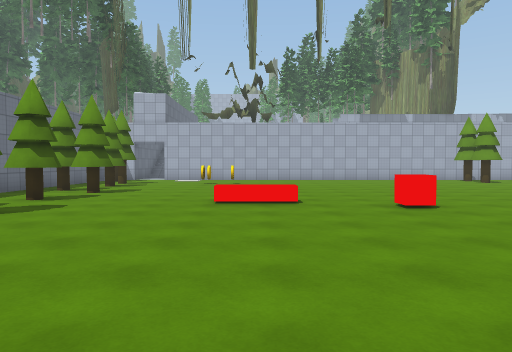
View 1 (above)

24 first-person views from a walk through a 3-D level made in the Unity game engine. The camera is 1.5 m above the floor, tilts 2° down and sees 70° across. The floor is counted in squares, 2 m on a side. Each view is taken from the middle of a square. On the plan, view 1 faces up. The plan holds only what a view shows up to about 11 squares ahead; the rest is blank. The place goes on beyond the plan. The player character is not drawn. Door leaves are left out, so doorways stand open. Some surface patterns are stand-ins.

View 2
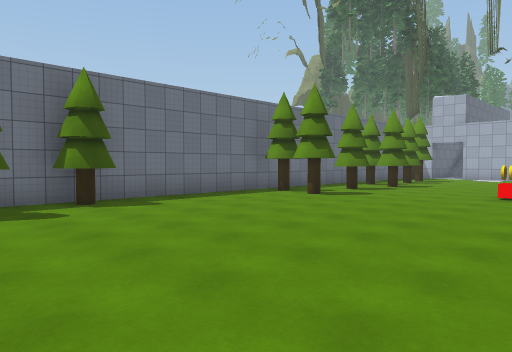

View 3
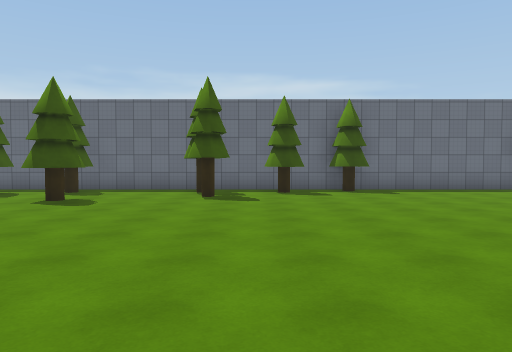

View 4
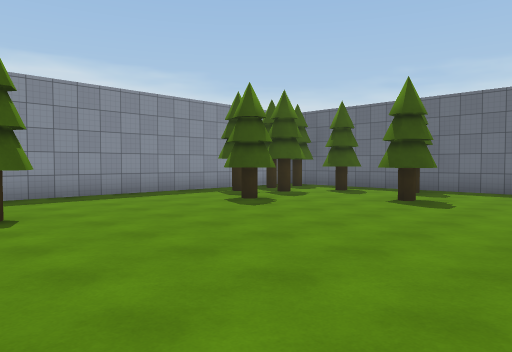

View 5
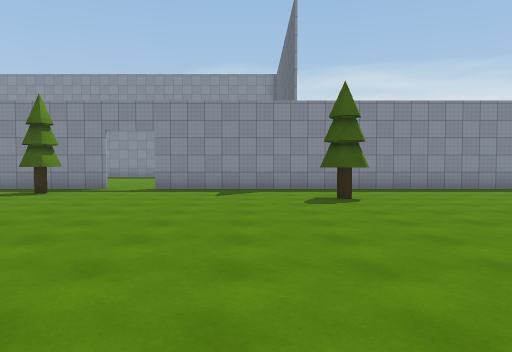

View 6
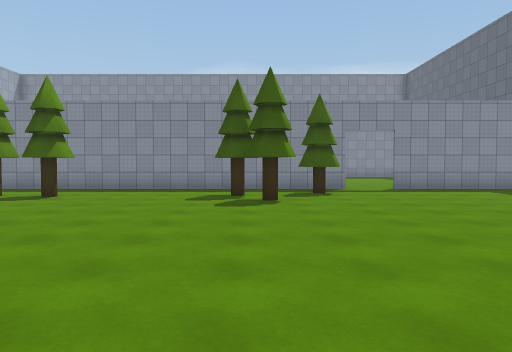

View 7
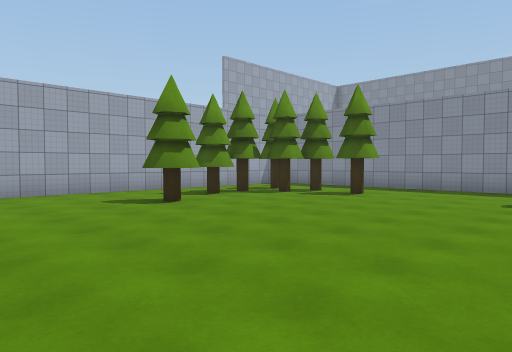

View 8
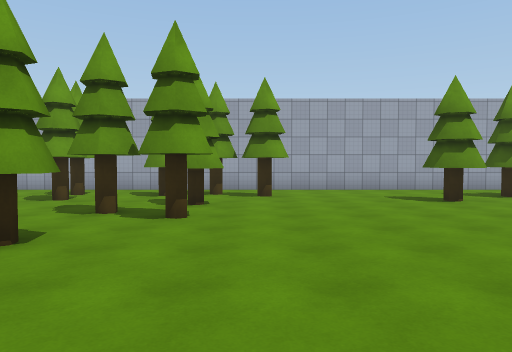

View 9
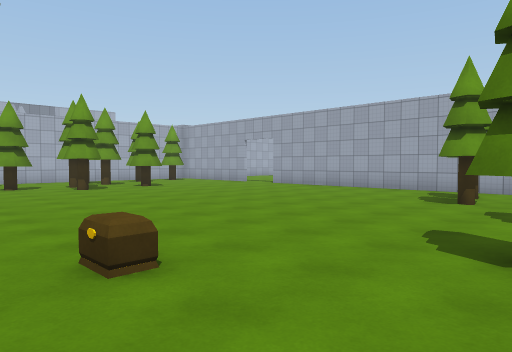

View 10
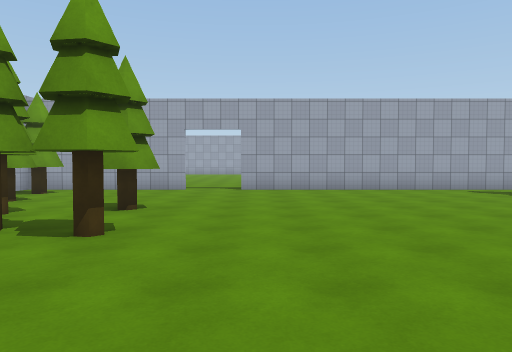

View 11
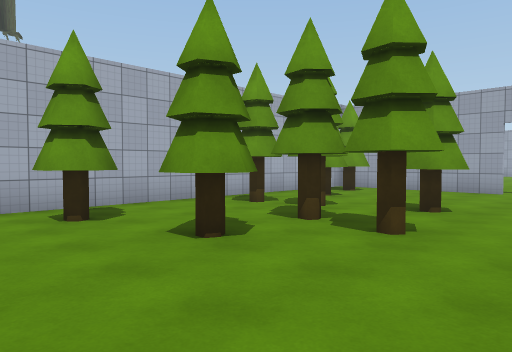

View 12
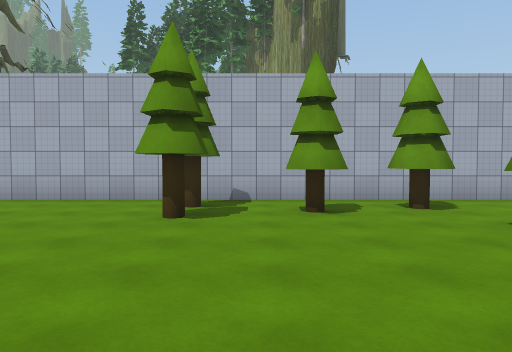

View 13
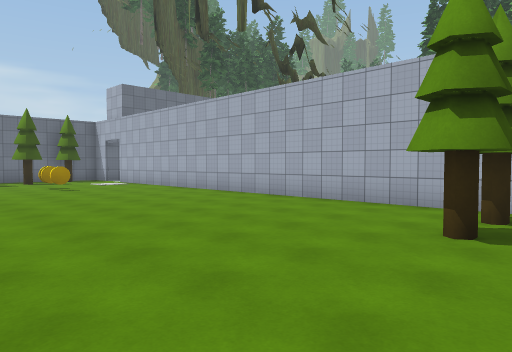

View 14
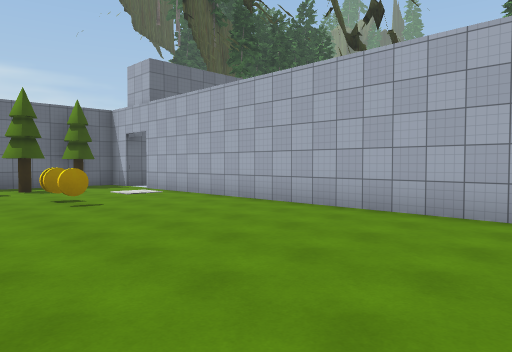

View 15
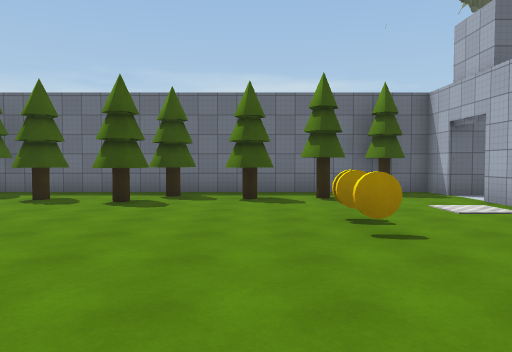

View 16
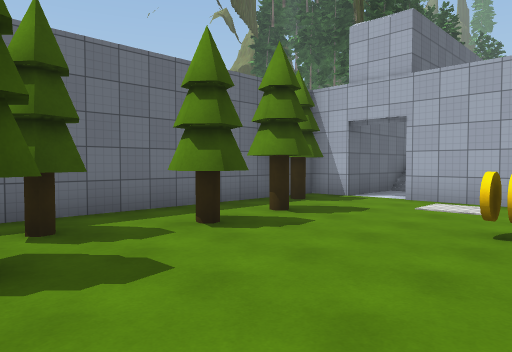

View 17
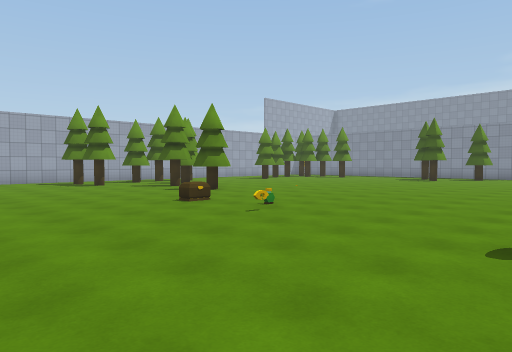

View 18
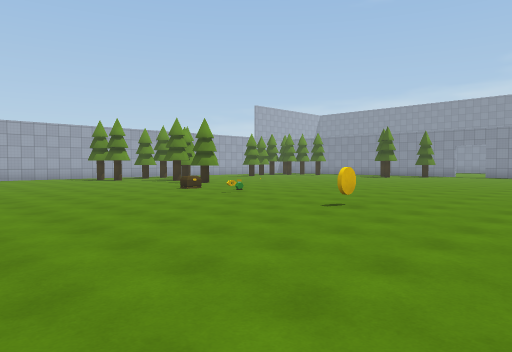

View 19
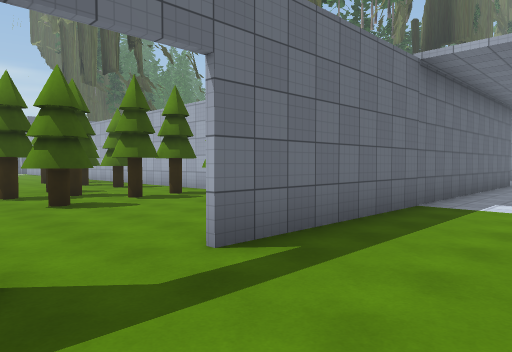

View 20
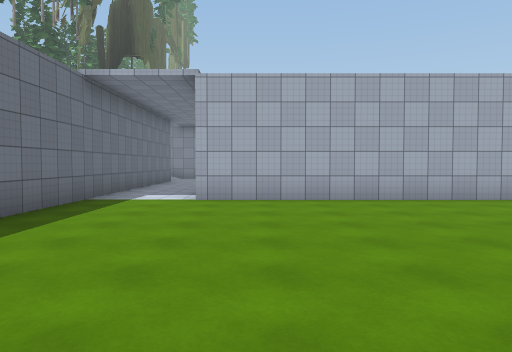

View 21
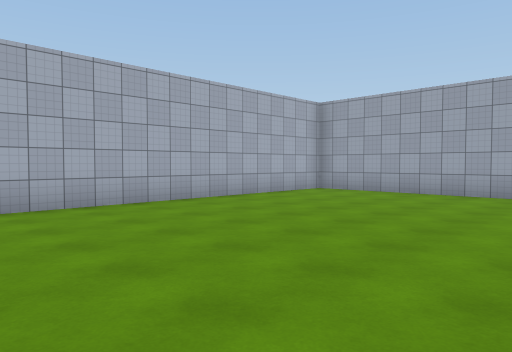

View 22
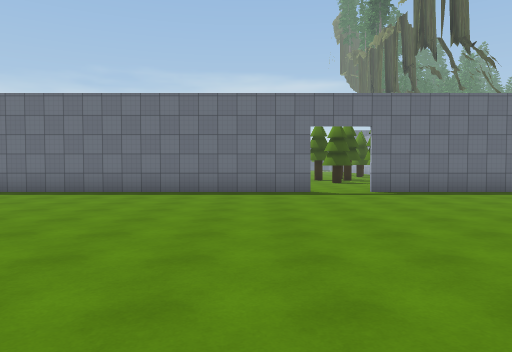

View 23
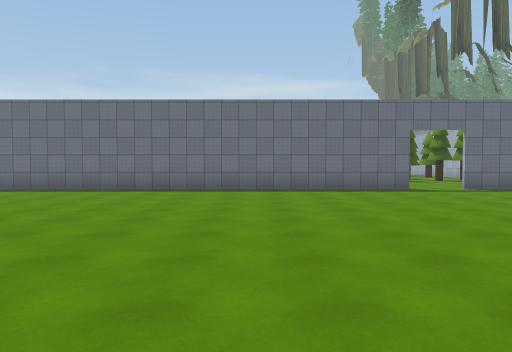

View 24
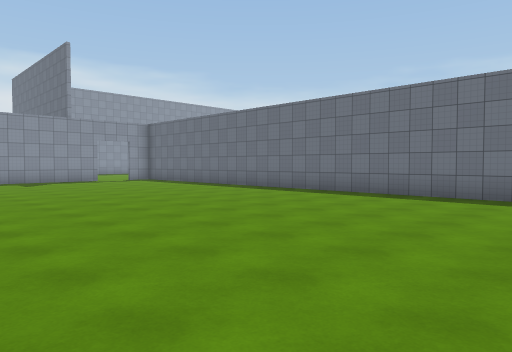

### Floor plan
Points are (right, up) in squares from view 1. A wall is a line through its corners. A room is listed if a view was taken in it or the views show most of it. See-through windows are left out.
Room 1 (views 1, 2, 3, 4, 5, 6, 7, 8, 9, 10, 11, 12, 13, 14, 15, 16, 17, 18)
walls: (9.3, -11.7) (19.5, -11.7); (-2.9, -11.7) (8, -11.7); (21.3, -8) (21.3, 10.5); (21.3, 12) (21.3, 16.5); (19.1, 16.5) (-4.1, 16.5); (-5.5, 16.5) (-6.5, 16.5) (-6.5, -9.4)
low walls: (12, 3.2) (12, 3.9) (12.4, 3.9)
ways out: open door at (21, 11.5) to room 2; open door at (-4.5, 16.5); open door at (8.5, -12)
objects: tree (-6, -7) to (-5, -7); tree (-6, -1) to (-5, -1); tree (-6, 0) to (-6, 1); tree (-6, 6); tree (-6, 15); tree (-5, -9) to (-5, -8); tree (-5, -3); tree (-5, 7) to (-4, 8); tree (-5, 10); tree (-5, 12); tree (-5, 13); tree (-4, -11); tree (-4, -6) to (-3, -6); tree (-4, -3); tree (-4, 5); tree (-4, 9); tree (-3, -10); tree (-3, -9); tree (-2, -9) to (-1, -9); coin (-2, 13); coin (-1, 13); red block (0, 7); tree (3, -9); red block (3, 6); coin (7, 4); tree (9, 14); tree (9, 15); tree (10, -10) to (11, -10); tree (11, 14) to (11, 15); tree (12, -9); tree (12, -8); tree (13, 13); tree (13, 15); tree (14, 1) to (15, 2); tree (15, 12); tree (15, 13); tree (16, 0); tree (16, 14); tree (16, 15); tree (17, -9); tree (17, 1); tree (17, 12); tree (18, -9); tree (18, -8); tree (18, -5); tree (18, 0); tree (18, 15); tree (19, -9); tree (19, -8); tree (19, -7); tree (19, -1); tree (19, 1) to (20, 1); tree (19, 3); tree (20, 0); tree (20, 3); tree (20, 15) to (20, 16)
Room 2 (views 19, 20, 21, 22, 23, 24)
walls: (21.5, 10.5) (21.5, -3.1); (35.2, 11.5) (35.2, 16.5) (23.8, 16.5); (21.5, 23) (21.5, 12)
ways out: open door at (21, 11.5) to room 1

Positions as (right, up) in squares from view 1, and headings:
1: (0, 0), facing up
2: (1, -2), facing up-left
3: (4, -2), facing left
4: (4, -3), facing down-left
5: (5, -1), facing down
6: (12, -1), facing down
7: (12, -1), facing down-right
8: (11, -1), facing right
9: (11, 1), facing up-right
10: (11, 10), facing right
11: (11, 10), facing up-right
12: (10, 9), facing up
13: (10, 10), facing up-left
14: (6, 11), facing up-left
15: (3, 12), facing left
16: (-1, 9), facing up-left
17: (6, 8), facing down-right
18: (3, 10), facing down-right
19: (24, 10), facing up-left
20: (25, 9), facing up
21: (26, 10), facing up-right
22: (31, 9), facing left
23: (32, 6), facing left
24: (30, 4), facing down-left
